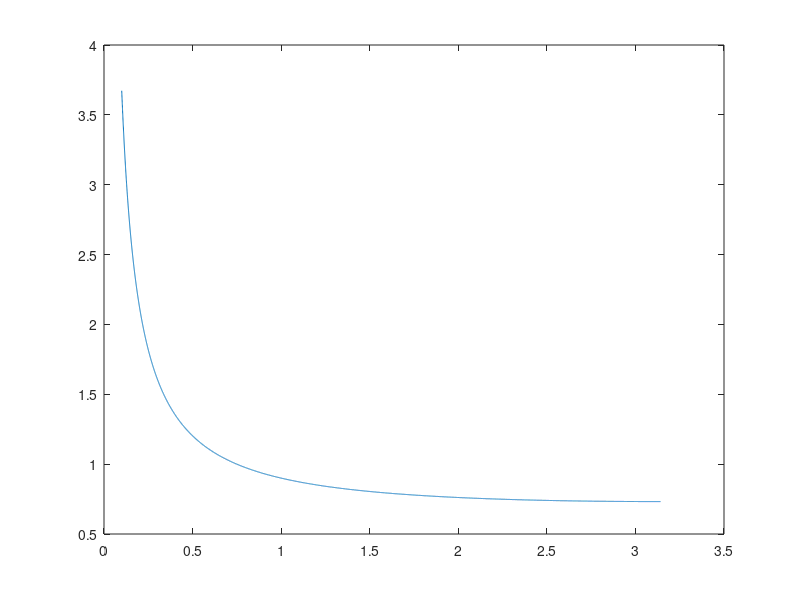

The MATLAB script that drew this image:
clear all;
close all;

rho=2;

i=linspace(0.1,pi,10000);


for k=1:10000
R(k)=sqrt(2/rho/(1+rho))+1/sin(i(k)/2)*(sqrt(2*rho/(1+rho))-1);
end

plot(i,R)

A=sqrt(2/rho/(1+rho))
B=(sqrt(2*rho/(1+rho))-1)

i=2*asin(B/(1-A))

A+B/sin(i/2)

sqrt(2/rho/(1+rho))+1/sin(i/2)*(sqrt(2*rho/(1+rho))-1)
